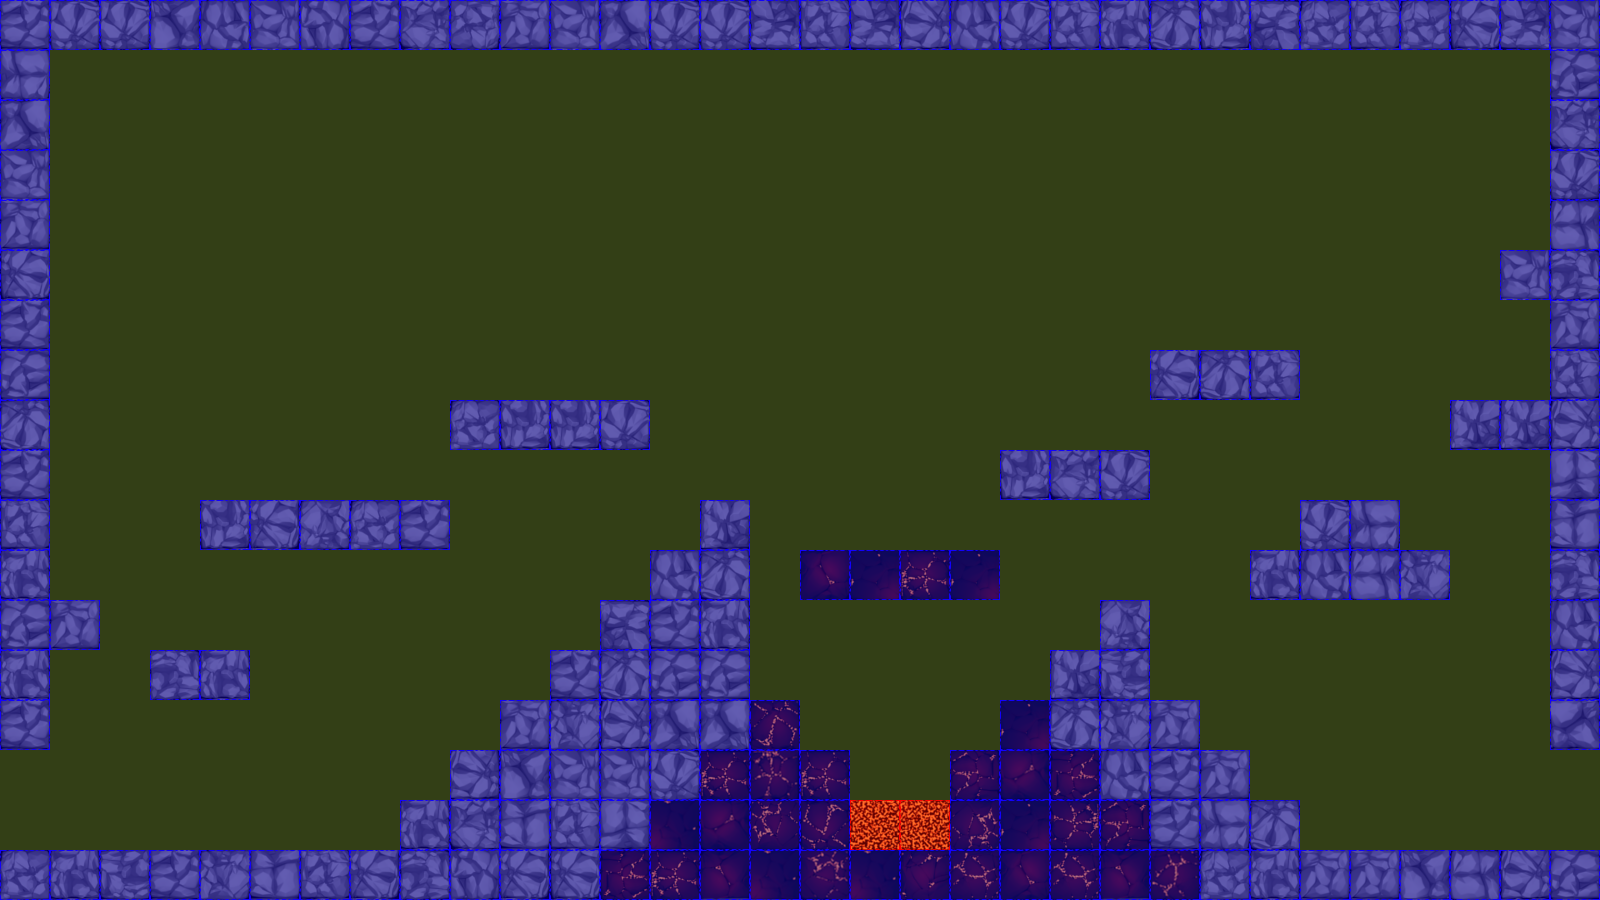

Rendered tile map (Tiled .tmx) drawn with the repository's tilesets; below, a short description and the map source with its tile grids summarised:
An orthogonal 32x18 tile map with 50x50 px tiles, 2 tile layers (terrain, collision), 1 hidden layer not drawn, 2 tilesets.

<map version="1.0" orientation="orthogonal" renderorder="left-up" width="32" height="18" tilewidth="50" tileheight="50" nextobjectid="3">
 <tileset firstgid="1" name="tuiles cachot lave" tilewidth="50" tileheight="50" tilecount="64" columns="8">
  <image source="tuiles/tuiles cachot lave.png" width="400" height="400" />
  <terraintypes>
   <terrain name="roche" tile="-1" />
   <terrain name="lave" tile="-1" />
  </terraintypes>
  <tile id="0" terrain="0,0,0,0" />
  <tile id="1" terrain="0,0,0,0" />
  <tile id="2" terrain="0,0,0,0" />
  <tile id="3" terrain="0,0,0,0" />
  <tile id="6" terrain="1,1,1,1" />
  <tile id="7" terrain="1,1,1,1" />
  <tile id="8" terrain="0,0,0,0" />
  <tile id="9" terrain="0,0,0,0" />
  <tile id="10" terrain="0,0,0,0" />
  <tile id="11" terrain="0,0,0,0" />
  <tile id="12" terrain="1,1,1,1" />
  <tile id="13" terrain="1,1,1,1" />
  <tile id="14" terrain="1,1,1,1" />
  <tile id="15" terrain="1,1,1,1" />
  <tile id="16" terrain="0,0,0,0" />
  <tile id="17" terrain="0,0,0,0" />
  <tile id="18" terrain="0,0,0,0" />
  <tile id="19" terrain="0,0,0,0" />
  <tile id="20" terrain="1,1,1,1" />
  <tile id="21" terrain="1,1,1,1" />
  <tile id="22" terrain="1,1,1,1" />
  <tile id="23" terrain="1,1,1,1" />
  <tile id="24" terrain="0,0,0,0" />
  <tile id="25" terrain="0,0,0,0" />
  <tile id="26" terrain="0,0,0,0" />
  <tile id="27" terrain="0,0,0,0" />
  <tile id="28" terrain="1,1,1,1" />
  <tile id="29" terrain="1,1,1,1" />
  <tile id="30" terrain="1,1,1,1" />
  <tile id="31" terrain="1,1,1,1" />
  <tile id="32" terrain="0,0,0,0" />
  <tile id="33" terrain="0,0,0,0" />
  <tile id="34" terrain="0,0,0,0" />
  <tile id="35" terrain="0,0,0,0" />
  <tile id="36" terrain="1,1,1,1" />
  <tile id="37" terrain="1,1,1,1" />
  <tile id="40" terrain="0,0,0,0" />
  <tile id="41" terrain="0,0,0,0" />
  <tile id="42" terrain="0,0,0,0" />
  <tile id="43" terrain="0,0,0,0" />
  <tile id="44" terrain="0,0,0,0" />
  <tile id="45" terrain="1,1,1,1" />
  <tile id="46" terrain="1,1,1,1" />
  <tile id="48" terrain="0,0,0,0" />
  <tile id="49" terrain="0,0,0,0" />
  <tile id="50" terrain="0,0,0,0" />
  <tile id="51" terrain="0,0,0,0" />
  <tile id="52" terrain="0,0,0,0" />
  <tile id="53" terrain="1,1,1,1" />
  <tile id="54" terrain="1,1,1,1" />
  <tile id="56" terrain="0,0,0,0" />
  <tile id="57" terrain="0,0,0,0" />
  <tile id="58" terrain="0,0,0,0" />
  <tile id="59" terrain="0,0,0,0" />
  <tile id="60" terrain="0,0,0,0" />
  <tile id="62" terrain="1,1,1,1" />
  <tile id="63" terrain="1,1,1,1" />
 </tileset>
 <tileset firstgid="65" name="collisionTile" tilewidth="50" tileheight="50" tilecount="12" columns="3">
  <image source="tuiles/collisionTile.png" width="150" height="200" />
 </tileset>
 <layer name="terrain" width="32" height="18">
  <data>[576 cells, 576 non-empty, 55 distinct tile ids]</data>
 </layer>
 <layer name="collision" width="32" height="18">
  <data>[576 cells, 576 non-empty, 3 distinct tile ids]</data>
 </layer>
 <layer name="event" width="32" height="18" visible="0">
  <data>[576 cells, 9 non-empty, 5 distinct tile ids]</data>
 </layer>
</map>
